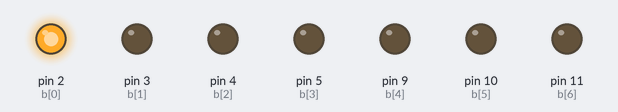
Bench run of a sketch on a simulated Arduino Uno, built with avr-gcc and run on an emulated ATmega328P. Shown: output pins drawn as LEDs (lit = HIGH).

Above: at 0.5 s.
At 2.5 s:
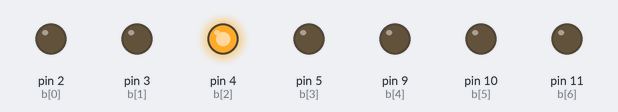
At 3.5 s:
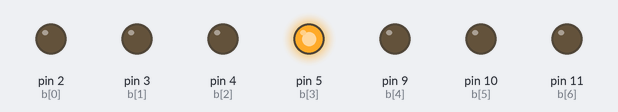
At 5.5 s:
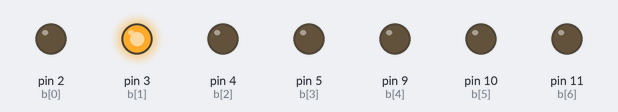
Timing chart, 0 to 7.8 s (numbered marks = the images above):
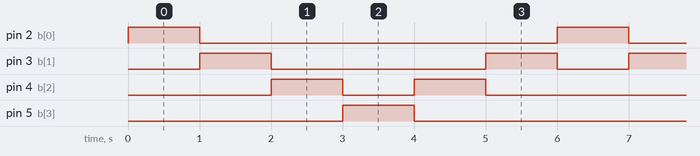

The sketch:

exercise1.ino
```cpp
/*
* Name & Email: Valerie Wong
* Discussion Section: 021
* Assignment: Lab 4 Exercise 1
* Exercise Description: Create a system that lights up the four LEDs as follows:

                        The system has a 1 second (1000 ms) period
						            Exactly one LED will be lit at all times
						            The leftmost LED is lit initially
						            After each Tick(), the lit LED moves one position to the right
						            When the rightmost LED is lit, the system changes direction
						            After each Tick(), the lit LED moves one position to the left
						            The cycle repeats indefinitely.

* I acknowledge all content contained herein, excluding template
  or example code, is my own original work.

* Demo Link: https://youtu.be/-757vtCzmSw
*/

// The following global variables are used to implement SynchSM
// functionality using the Arduino API. In contrast the zyBook,
// the Arduino API does not provide the programmer with direct
// access to Timer Interrupt functions.
const unsigned long period = 1000;
unsigned long lastRan = 0;

const int b_size = 7;
const int b[b_size] = {2, 3, 4, 5, 9, 10, 11};

void setup(){

  // Default Arduino Function

    // Initialize LEDs
    for(int i = 0; i < b_size; i++)
    {
        pinMode(b[i], OUTPUT);
    }
    Serial.begin(9600);
    lastRan = 0;
}

enum States{INIT, LIGHT_LEFT, LIGHT_RIGHT} state = INIT;

void Timer() {
  while ((millis() - lastRan) < period) {}
  lastRan = millis();
}

// The Tick() function is similar in principle to zyBooks
// If you find it confusing, draw the corresponding SynchSM
// diagram.
void Tick(){


    // State Transitions
    switch(state){
      case INIT:
        state = LIGHT_RIGHT;
        break;

      case LIGHT_RIGHT:
        state = LIGHT_LEFT;
        break;

      case LIGHT_LEFT:
        state = LIGHT_RIGHT;
        break;

      default: // should never get here
        break;
    }

    // State Actions
    switch(state){
      case INIT:
        break;

      case LIGHT_RIGHT:
        for (int i = 0; i < 4; ++i) {
          if (i > 0) {
            Timer();
            digitalWrite(b[i-1], LOW);
          }
          digitalWrite(b[i], HIGH);
        }

        break;

      case LIGHT_LEFT:
        for (int i = 3; i >= 0; --i) {
          if (i < 3) {
            Timer();
            digitalWrite(b[i+1], LOW);
          }

          digitalWrite(b[i], HIGH);
        }

        break;

     default: // should never get here
        break;
    }
}

void loop(){

   // Default Arduino function

  // We track time explicitly in the loop() function,
  // which is different that the Timer Interrupt
  // mechanism introduced in the zyBook
  Tick();
}
```

Measured:
- by itself, pin 2 (b[0]), pin 5 (b[3]): alternates HIGH for 1.0 s and LOW for 5.0 s
- by itself, pin 3 (b[1]): repeats every 6.0 s: LOW 3.0 s, HIGH 1.0 s, LOW 1.0 s, HIGH 1.0 s
- by itself, pin 4 (b[2]): repeats every 6.0 s: LOW 1.0 s, HIGH 1.0 s, LOW 3.0 s, HIGH 1.0 s
